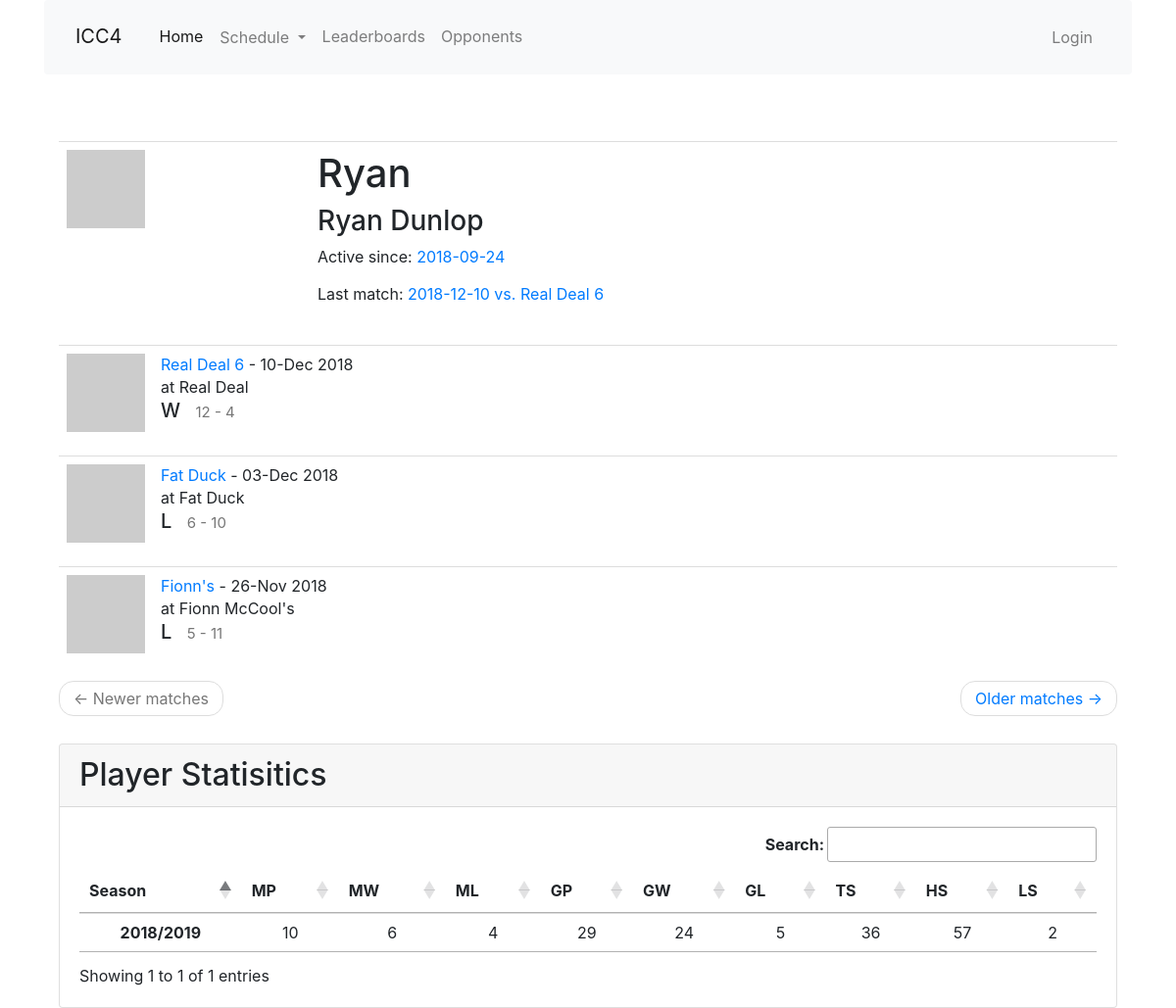
The app's page /player/Ryan, older data.
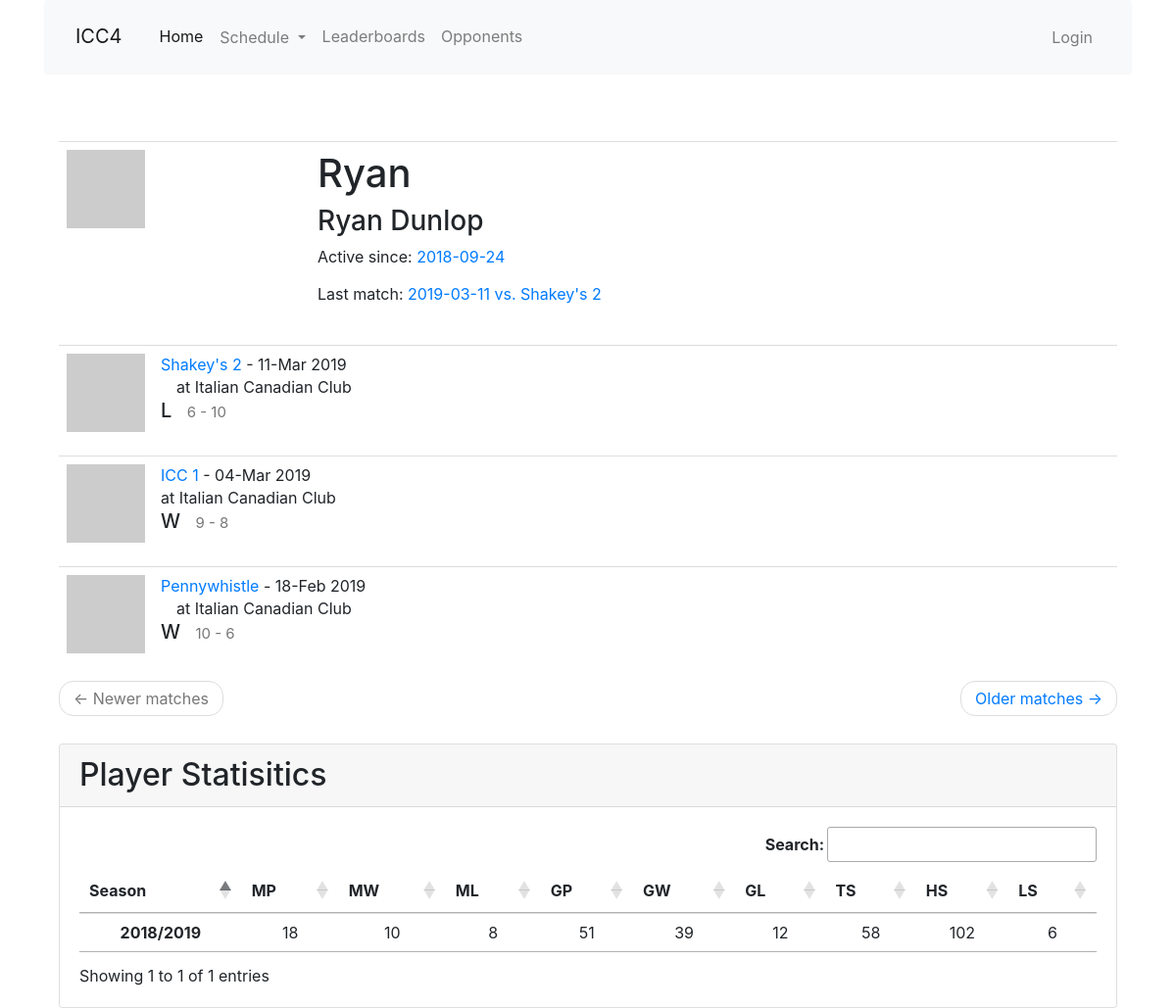
The same page, newer data.
### app/models.py (models this page shows, shortened)
class Match(db.Model):
    id = db.Column(db.Integer, primary_key=True)
    opponent_id = db.Column(db.Integer, db. ForeignKey('team.id'))
    opponent = db.relationship('Team', back_populates='matches')
    date = db.Column(db.Date, index=True, default=date.today())
    location = db.Column(db.String(64))
    home_away = db.Column(db.String(32), index=True)
    match_type = db.Column(db.String(32), index=True)
    games = db.relationship('Game', back_populates='match', lazy='dynamic')
    team_score = db.Column(db.Integer, index=True)
    opponent_score = db.Column(db.Integer, index=True)
    win = db.Column(db.Boolean, index=True, default=None)
    overtime = db.Column(db.Boolean, index=True, default=False)
    match_summary = db.Column(db.String(512))
    food = db.Column(db.String(128))
    match_stats = db.relationship('MatchStats', uselist=False, back_populates='match')
    high_scores = db.relationship('HighScore', back_populates='match', lazy='dynamic')
    low_scores = db.relationship('LowScore', back_populates='match', lazy='dynamic')
    @hybrid_property
    def season(self):
        return season_from_date(self.date)

class Team(db.Model):
    id = db.Column(db.Integer, primary_key=True)
    name = db.Column(db.String(64), index=True, unique=True)
    home_location = db.Column(db.String(64), index=True)
    address = db.Column(db.String(128), index=True)
    matches = db.relationship('Match', back_populates='opponent', lazy='dynamic')
    def avatar(self, size):
        digest = md5(self.name.lower().encode('utf-8')).hexdigest()
        return 'https://www.gravatar.com/avatar/{}?d=identicon&s={}'.format(
            digest, size)

class PlayerSeasonStats(db.Model):
    id = db.Column(db.Integer, primary_key=True)
    player_id = db.Column(db.Integer, db. ForeignKey('player.id'))
    player = db.relationship('Player')
    season_id = db.Column(db.Integer, db. ForeignKey('season.id'))
    season = db.relationship('Season')
    matches_played = db.Column(db.Integer)
    matches_won = db.Column(db.Integer)
    matches_lost = db.Column(db.Integer)
    games_played = db.Column(db.Integer)
    games_won = db.Column(db.Integer)
    games_lost = db.Column(db.Integer)
    total_stars = db.Column(db.Integer)
    total_high_scores = db.Column(db.Integer)
    total_low_scores = db.Column(db.Integer)
    '''
    filters = [filter1,filter2,...]
    query....filter(*filters).count()
    '''
    @hybrid_property
    def gp(self):
        return PlayerGame.query.filter_by(player_id=self.player_id).join(Game).join(Match).\
                filter_by(season=self.season).distinct().count()
    @hybrid_property
    def gw(self):
        return PlayerGame.query.filter_by(player_id=self.player_id).join(Game).filter_by(win=True).join(Match).\
                filter_by(season=self.season).distinct().count()
    @hybrid_property
    def gl(self):
        return PlayerGame.query.filter_by(player_id=self.player_id).join(Game).filter_by(win=False).join(Match).\
                filter_by(season=self.season).distinct().count()

class Season(db.Model):
    id = db.Column(db.Integer, primary_key=True)
    season_name = db.Column(db.String(64), index=True, unique=True)
    start_date = db.Column(db.Date, index=True)
    end_date = db.Column(db.Date, index=True)

### app/main/routes.py (the view)
@bp.route('/player/<nickname>',  methods=['GET', 'POST'])
def player(nickname):
    player = Player.query.filter_by(nickname=nickname).first_or_404()
    seasons = PlayerSeasonStats.query.filter_by(player_id=player.id).join(Season).order_by(Season.start_date).all()
    page = request.args.get('page', 1, type=int)
    matches = Match.query.join(Game).join(PlayerGame).filter_by(player_id=player.id).order_by(Match.date.desc()).distinct().paginate(
        page, current_app.config['MATCH_PER_PAGE'], False)
    next_url = url_for('main.player', nickname=player.nickname, page=matches.next_num) \
        if matches.has_next else None
    prev_url = url_for('main.player', nickname=player.nickname, page=matches.prev_num) \
        if matches.has_prev else None
    return render_template('player.html', next_url=next_url, prev_url=prev_url,
            player=player, matches=matches.items, seasons=seasons)

### app/main/routes.py (called while the page is built)
@bp.before_request
def before_request():
    g.all_seasons = Season.query.all()

### app/models.py (called while the page is built)
    def avatar(self, size):
        digest = md5(self.nickname.lower().encode('utf-8')).hexdigest()
        return 'https://www.gravatar.com/avatar/{}?d=identicon&s={}'.format(
            digest, size)

### app/templates/player.html (shortened to what this page needs)
{% extends "base.html" %}
{% import 'bootstrap/wtf.html' as wtf %}
{% block app_content %}
<div class="container">
  <table class="table table-hover">
    <tr>
      <td width="256px"><img src="{{ player.avatar(256) }}"></td>
      <td>
        <h1>{{ player.nickname }}</h1>
        <h3>{{ player.first_name }} {{ player.last_name }}</h3>
        {% if player.first_match %}<p>Active since: <a href="{{ url_for('main.match_edit',id=player.first_match_id) }}">{{ player.first_match.date }}</a></p>{% endif %}
        {% if player.last_match %}<p>Last match: <a href="{{ url_for('main.match_edit',id=player.last_match_id) }}">{{ player.last_match.date }} vs. {{ player.last_match.opponent.name }}</a></p>{% endif %}
      </td>
    </tr>
  {% for match in matches %}
    {% include '_match.html' %}
  {% endfor %}
  <nav aria-label="...">
    <ul class="pager">
      <li class="previous{% if not prev_url %} disabled{% endif %}">
        <a href="{{ prev_url or '#' }}">
          <span aria-hidden="true">&larr;</span> Newer matches
        </a>
      </li>
      <li class="next{% if not next_url %} disabled{% endif %}">
        <a href="{{ next_url or '#' }}">
          Older matches <span aria-hidden="true">&rarr;</span>
        </a>
      </li>
    </ul>
  </nav>
  </table>
</div>
<div class="col-12 mt-2 mx-auto">
  <div class="card h-100">
    <h2 class="card-header">Player Statisitics</h2>
    <div class="card-body table-responsive">
      <table id="pStats" class="table table-hover text-center">
        <thead>
          <tr>
            <th scope="col">Season</th>
            <th scope="col" data-toggle="tooltip" data-placement="top" title="Matches played">MP</th>
            <th scope="col" data-toggle="tooltip" data-placement="top" title="Match wins">MW</th>
            <th scope="col" data-toggle="tooltip" data-placement="top" title="Match losses">ML</th>
            <th scope="col" data-toggle="tooltip" data-placement="top" title="Games played">GP</th>
            <th scope="col" data-toggle="tooltip" data-placement="top" title="Game wins">GW</th>
            <th scope="col" data-toggle="tooltip" data-placement="top" title="Game losses">GL</th>
            <th scope="col" data-toggle="tooltip" data-placement="top" title="Total Stars">TS</th>
            <th scope="col" data-toggle="tooltip" data-placement="top" title="Total High Scores">HS</th>
            <th scope="col" data-toggle="tooltip" data-placement="top" title="Total Low Score">LS</th>
        </thead>
        <tbody>
          {% for season in seasons %}
          <tr>
            <th scope="row">{{ season.season.season_name }}</th>
            <td>{{ season.matches_played }}</td>
            <td>{{ season.matches_won }}</td>
            <td>{{ season.matches_lost }}</td>
            <td>{{ season.games_played }}</td>
            <td>{{ season.games_won }}</td>
            <td>{{ season.games_lost }}</td>
            <td>{{ season.total_stars }}</td>
            <td>{{ season.total_high_scores }}</td>
            <td>{{ season.total_low_scores }}</td>
          </tr>
          {% endfor %}
        </tbody>
      </table>
    </div>
  </div>
</div>
{% endblock %}

### app/templates/_match.html
<table class="table table-hover">
  <tr>
    <td width="70px">
      <a href="{{ url_for('main.match', id=match.id) }}">
        <img src="{{ match.opponent.avatar(70) }}">
      </a>
    </td>
    <td>
      <a href="{{ url_for('main.opponent', id=match.opponent_id) }}">
        {{ match.opponent.name }}
      </a>
       - {{ match.date.strftime('%d-%b %Y') }}
      <br>
      {% if match.home_away == 'away' %}
      at {{ match.opponent.home_location }}
      {% else %}
      &emsp;at Italian Canadian Club
      {% endif %}
      {% if match.win != None %}
      <h5>{% if match.win == True %}W{% else %}L{% endif %}&ensp;
      <small>{{ match.team_score }} - {{ match.opponent_score }}</small>
      </h5>
      {% endif %}
      </td>
  </tr>
</table>

Row changes from the older to the newer data that the page shows:
no longer on this page (row unchanged): Match: last_match "2018-12-10", opponent.name "Real Deal 6", date "10-Dec 2018", opponent.home_location "Real Deal", win "W", team_score "12", opponent_score "4"
no longer on this page (row unchanged): Team: last_match.opponent.name "Real Deal 6"
no longer on this page (row unchanged): Match: opponent.name "Fat Duck", date "03-Dec 2018", opponent.home_location "Fat Duck", win "L", team_score "6", opponent_score "10"
no longer on this page (row unchanged): Match: opponent.name "Fionn's", date "26-Nov 2018", opponent.home_location "Fionn McCool's", win "L", team_score "5", opponent_score "11"
added Match: last_match "2019-03-11", opponent.name "Shakey's 2", date "11-Mar 2019", home_away "at Italian Canadian Club", win "L", team_score "6", opponent_score "10"
now on this page (row unchanged): Team: last_match.opponent.name "Shakey's 2"
added Match: opponent.name "ICC 1", date "04-Mar 2019", opponent.home_location "Italian Canadian Club", win "W", team_score "9", opponent_score "8"
added Match: opponent.name "Pennywhistle", date "18-Feb 2019", home_away "at Italian Canadian Club", win "W", team_score "10", opponent_score "6"
changed PlayerSeasonStats: matches_played "10" → "18"; matches_won "6" → "10"; matches_lost "4" → "8"; games_played "29" → "51"; games_won "24" → "39"; games_lost "5" → "12"; total_stars "36" → "58"; total_high_scores "57" → "102"; total_low_scores "2" → "6"
